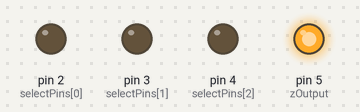
This sketch was run on a simulated Arduino Uno, built with avr-gcc and run on an emulated ATmega328P. Shown: output pins drawn as LEDs (lit = HIGH).

Above: at 0.2 s.
At 0.7 s:
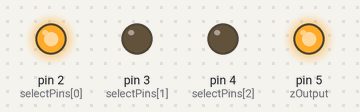
At 1.2 s:
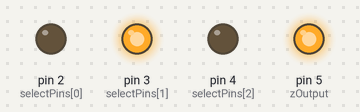
At 1.7 s:
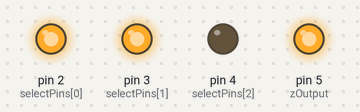
At 2.2 s:
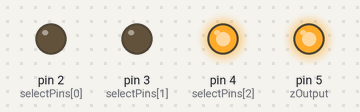
At 3.2 s:
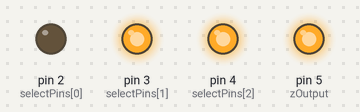
Timing chart, 0 to 4.0 s (numbered marks = the images above):
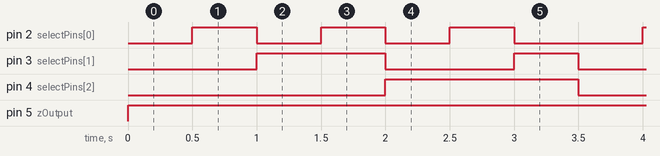

The sketch:

Mux_test.ino
```cpp
/******************************************************************************
Mux_Analog_Output
SparkFun Multiplexer Output Example
Jim Lindblom @ SparkFun Electronics
August 15, 2016
https://github.com/sparkfun/74HC4051_8-Channel_Mux_Breakout

This sketch demonstrates how to use the SparkFun Multiplexer
Breakout - 8 Channel (74HC4051) to drive eight outputs using
four digital pins.

Hardware Hookup:
Mux Breakout ----------- Arduino
     S0 ------------------- 2
     S1 ------------------- 3
     S2 ------------------- 4
     Z -------------------- 5
    VCC ------------------- 5V
    GND ------------------- GND
    (VEE should be connected to GND)

Development environment specifics:
Arduino 1.6.9
SparkFun Multiplexer Breakout - 8-Channel(74HC4051) v10
(https://www.sparkfun.com/products/13906)
******************************************************************************/
/////////////////////
// Pin Definitions //
/////////////////////
const int selectPins[3] = {2, 3, 4}; // S0~2, S1~3, S2~4
const int zOutput = 5; // Connect common (Z) to 5 (PWM-capable)

const int LED_ON_TIME = 500; // Each LED is on 0.5s
const int DELAY_TIME = ((float)LED_ON_TIME/512.0)*1000;
void setup()
{
  // Set up the select pins, as outputs
  for (int i=0; i<3; i++)
  {
    pinMode(selectPins[i], OUTPUT);
    digitalWrite(selectPins[i], LOW);
  }
  pinMode(zOutput, OUTPUT); // Set up Z as an output
}

void loop()
{
  // Cycle from pins Y0 to Y7 first
  for (int pin=0; pin<=6; pin++)
  {
    selectMuxPin(pin);
    digitalWrite(zOutput, 255);
    delay(500);
  }
}

// The selectMuxPin function sets the S0, S1, and S2 pins
// accordingly, given a pin from 0-7.
void selectMuxPin(byte pin)
{
  if (pin > 7) return; // Exit if pin is out of scope
  for (int i=0; i<3; i++)
  {
    if (pin & (1<<i))
      digitalWrite(selectPins[i], HIGH);
    else
      digitalWrite(selectPins[i], LOW);
  }
}
```

Measured:
- by itself, pin 2 (selectPins[0]): repeats every 3.5 s: 2 × (LOW 0.50 s, HIGH 0.50 s), LOW 1.0 s, HIGH 0.50 s
- by itself, pin 3 (selectPins[1]): repeats every 3.5 s: LOW 1.0 s, HIGH 0.50 s, LOW 1.0 s, HIGH 1.0 s
- by itself, pin 4 (selectPins[2]): alternates HIGH for 1.5 s and LOW for 2.0 s
- by itself, pin 5 (zOutput): LOW → HIGH at 0.00 s
